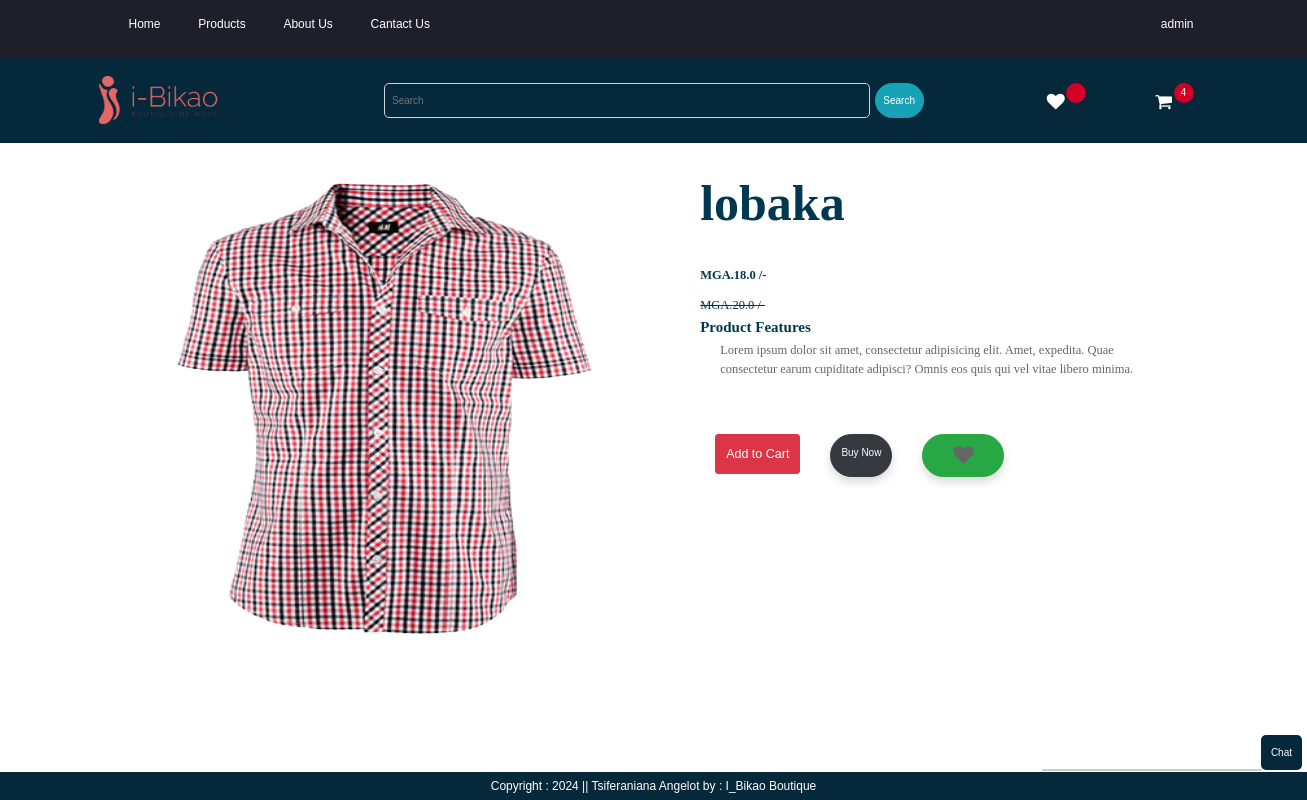
/product-detail/5 (signed in), run on the app's committed database.
### app/models.py (models this page shows, shortened)
class Product(models.Model):
    title = models.CharField(max_length=100)
    selling_price = models.FloatField()
    discounted_price = models.FloatField()
    description = models.TextField()
    category = models.CharField(choices=CATEGORY_CHOICES, max_length=2)
    product_image = models.ImageField(upload_to='product')

### app/views.py (the view)
# urls.py: path('product-detail/<int:pk>', views.ProductDetail.as_view(),name="product-detail"),
@method_decorator(login_required,name='dispatch')
class ProductDetail(View):
          def get(self,request,pk):
                    product = Product.objects.get(pk=pk)
                    wishlist = Wishlist.objects.filter(Q(product=product) & Q(user=request.user))
                    totalitem = 0
                    wishitem  = 0
                    if request.user.is_authenticated:
                              totalitem = len(Cart.objects.filter(user=request.user))
                              wishitem = len(Wishlist.objects.filter(user=request.user))
                    return render(request,"app/productdetail.html",locals())

### app/templates/app/productdetail.html (shortened to what this page needs)
{% extends 'app/base.html' %}
{% load static %}
{% block main-content %}
          <div class="container">
                    <div class="row flex justify-content-between">
                              <div class="img2 col-lg-5 mt-5">
                                        <img src="{{product.product_image.url}}" class="image col-xs-6 col-sm-12
                                        col-lg-12 mt-3 text-sm-center w-100 h-75" alt="">
                              </div>
                              <div class="productdetail col-lg-5">
                                        <br><br>
                                        <h1 style="font-family: Georgia; font-size: 50px">{{product.title}}</h1>
                                        <br><br>
                                        <h5>MGA.{{product.discounted_price}}  /- <br><br><smal class="fw-light text-decoration-line-through">MGA.{{product.selling_price}} /-</small></h5>
                                        <h4>Product Features</h4>
                                        <ul class="fs-5" style="font-family: Rajdhani">
                                                  <li>{{product.description}}</li>
                                        </ul>
                                        <br><br>
                                        <div class="d-flex">
                                                  <form action="/add-to-cart" class="d-inline">
                                                            <button type="submit" class="d-grid gap-2 btn1 btn btn-danger p-3 m-4 btn-lg text-decoration-none text-white">
                                                                      Add to Cart
                                                            </button>
                                                  </form>
                                                  <a href="{% url 'showcart' %}" class="btn btn-dark shadow p-3 m-4">Buy Now</a>
                                                  {% if Wishlist %}
                                                  <a pid="{{product.id}}" class="minus-wishlist btn btn-danger shadow px-5 py-2 ms-4"><i class="fa fa-heart"></i></a>
                                                  {% else %}
                                                  <a pid="{{product.id}}" class="plus-wishlist btn btn-success shadow px-5 p-3 m-4"><i style="font-size: 20px;" class="fa fa-heart"></i></a>
                                                  {% endif %}
                                        </div>
                                        <br><br>
                              </div>
                    </div>
          </div>
          <br><br>
{% endblock main-content %}

### app/templates/app/base.html (shortened to what this page needs)
<!DOCTYPE html>
{% load static %}
<html lang="en">
<head>
          <link rel="stylesheet" href="{% static 'app/css/style.css' %}">
          <link rel="stylesheet" href="{% static 'app/css/bootstrap.min.css' %}">
          <link rel="stylesheet" href="{% static 'app/css/nouislider.min.css' %}">
          <link rel="stylesheet" href="{% static 'app/css/font-awesome.min.css' %}">
          <link rel="stylesheet" href="{% static 'app/css/bootstrap-5.1.3/dist/css/bootstrap.min.css' %}">
          <link rel="stylesheet" type="text/css" href="css/bootstrap.css" />
          <link href="{% static 'app/css/css/font-awesome.min.css' %}" rel="stylesheet" />
          <link href="{% static 'app/css/css/style.css' %}" rel="stylesheet" />
          <link href="{% static 'app/css/css/responsive.css' %}" rel="stylesheet" />
          <link rel="stylesheet" href="{% static 'ap/csss/bootstrap.css' %}">
          <link rel="stylesheet" href="{% static 'app/csss/style.css' %}">
          <link rel="stylesheet" href="{% static 'app/csss/flaticon.css' %}">
          <link rel="stylesheet" href="{% static 'app/csss/styles.css' %}">
</head>
<body>
    <header>
        <div id="top-header">
            <div class="container">
                <ul class="header-links pull-left">
                    <li><a class="nav-link active" aria-current="page" href="/">Home</a></li>
                    <li class="nav-item submenu dropdown">
                        <a href="#" class="nav-link dropdown-toggle" data-toggle="dropdown" role="button" aria-haspopup="true"
                         aria-expanded="false">Products</a>
                    </li>
                    <li class="nav-item">
                                <a class="nav-link" href="{% url 'about' %}">About Us</a>
                    </li>
                    <li class="nav-item">
                                <a class="nav-link" href="{% url 'contact' %}">Cantact Us</a>
                    </li>
                </ul>
                <ul class="header-links pull-right">
                    {% if request.user.is_authenticated %}
                    <li class="nav-item submenu dropdown mx-2">
                        <a class="nav-link dropdown-toggle" href="#"
                        id="profileDropdown" role="button" data-toggle="dropdown" aria-expanded="false" >{{request.user}}</a>
                    </li>
                    {% else %}
                    <li><a href="{% url 'login' %}">Login</a></li>
                    <li><a href="{% url 'customerregistration' %}">Registrationt</a></li>
                    {% endif %}
                </ul>
            </div>
        </div>
        <div class="top-header" style="background: rgb(6, 40, 59)">
            <div class="container">
                <div class="row">
                    <div class="col-md-3">
                        <div class="header-logo">
                            <a href="#" class="logo">
                                <img style="margin-top: 18px;" src="{% static "app/images/Logo_boutique de mode_i-bikao_claire_01.png" %}" alt="" width="120px">
                            </a>
                        </div>
                    </div>
                    <div class="col-md-6" style="top: 10px;">
                        <div class="header-search">
                            <form class="d-flex" action="/search">
                                <input style="background-color: transparent;height: 35px " class="form-control me-2" type="search" name="search" placeholder="Search">
                                <button style="height: 35px" class="btn btn-primary" type="submit">Search</button>
                                </form>
                        </div>
                    </div>
                    <div class="col-md-3 clearfix" style="margin-top: 20px;">
                        <div class="header-ctn">
                            <div>
                                <a href="#">
                                    <i class="fa fa-heart"></i>
                                    <div class="qty">{% if wishitem > 0 %} {{wishlist}} {% endif %}</div>
                                </a>
                            </div>
                            <div>
                                <a href="{% url 'showcart' %}">
                                    <i class="fa fa-shopping-cart"></i>
                                    <div class="qty">{% if totalitem > 0 %} {{totalitem}} {% endif %}</div>
                                </a>
                            </div>
                        </div>
                    </div>
                </div>
            </div>
        </div>
    </header>
          {% block main-content %}{% endblock main-content %}
          <footer style="background: rgb(6, 40, 59); color: white; font-size: 12px" class="container-fluid fixed-bottom text-center p-2 mt-5">
                    Copyright : 2024 || Tsiferaniana Angelot by : I_Bikao Boutique
          </footer>
          <div id="chat-button" onclick="toggleChat()">Chat</div>
          <div id="chat-container" class="closed">
              <div id="chat-output"></div>
          </div>
</body>
</html>

### app/static/app/css/style.css (style rules this page uses)
body { font-family: 'Montserrat', sans-serif; font-weight: 400; color: #333; }
h1, h2, h3, h4, h5, h6 { color: #2B2D42; font-weight: 700; margin: 0 0 10px; }
a { color: #2B2D42; font-weight: 500; -webkit-transition: 0.2s color; transition: 0.2s color; }
ul, ol { margin: 0; padding: 0; list-style: none }
#top-header { padding-top: 10px; padding-bottom: 10px; background-color: #1E1F29; }
.header-links li { display: inline-block; margin-right: 15px; font-size: 12px; }
.header-links li:last-child { margin-right: 0px; }
.header-links li a { color: #FFF; }
.header-logo { float: left; }
.header-logo .logo img { display: block; }
.header-search { padding: 15px 0px; }
.header-search form { position: relative; }
.header-ctn { float: right; padding: 15px 0px; }
.header-ctn>div { display: inline-block; }
.header-ctn>div+div { margin-left: 15px; }
.header-ctn>div>a { display: block; position: relative; width: 90px; text-align: center; color: #FFF; }
.header-ctn>div>a>i { display: block; font-size: 18px; }
.header-ctn>div>a>.qty { position: absolute; right: 15px; top: -10px; width: 20px; height: 20px; line-height: 20px; text-align: center; border-radius: 50%; font-size: 10px; color: #FFF; background-color: #D10024; }

### app/static/app/css/css/style.css (style rules this page uses)
* { box-sizing: border-box; }
body { font-family: 'Montserrat', sans-serif; color: #0c0c0c; background-color: #ffffff; overflow-x: hidden; }
h1, h2 { font-family: 'Playfair Display', serif; }
a, a:hover, a:focus { text-decoration: none; }
.btn, .btn:focus { outline: none !important; -webkit-box-shadow: none; box-shadow: none; }
footer { background: #f8f8f8; padding: 90px 0 70px; }
form input { background: #fff; border: solid #ccc 1px; padding: 15px 15px; width: 100%; font-size: 14px; margin-bottom: 20px; text-transform: capitalize; line-height: normal; }

### app/static/app/css/css/responsive.css (style rules this page uses)
@media (min-width: 1200px) { .container { max-width: 1170px; } }

### app/static/app/csss/style.css (style rules this page uses)
.nav-item .nav-link:after { display: none; }

### app/templates/app/base.html (style rules this page uses)
#chat-output { height: 200px; overflow-y: scroll; padding: 10px; }
#chat-container { position: fixed; bottom: 29px; right: 45px; width: 220px; border: 1px solid #ccc; border-radius: 5px; overflow: hidden; background-color: rgba(6, 40, 59, 0.815); transition: height 0.3s ease-in-out; }
#chat-container.closed { height: 0; }
#chat-button { position: fixed; bottom: 30px; right: 5px; background-color: rgb(6, 40, 59); color: #fff; padding: 10px; border: none; border-radius: 5px; cursor: pointer; }

### data on the page
Product: product_image (picture), title "lobaka", discounted_price "18.0", selling_price "20.0", description "Lorem ipsum dolor sit amet, consectetur adipisicing elit. Amet, expedita. Quae consectetur earum cupiditate adipisci? Omnis eos quis qui vel vitae libero minima."

### other printed values
{{ request.user }} "admin"
{{ totalitem }} "4"
